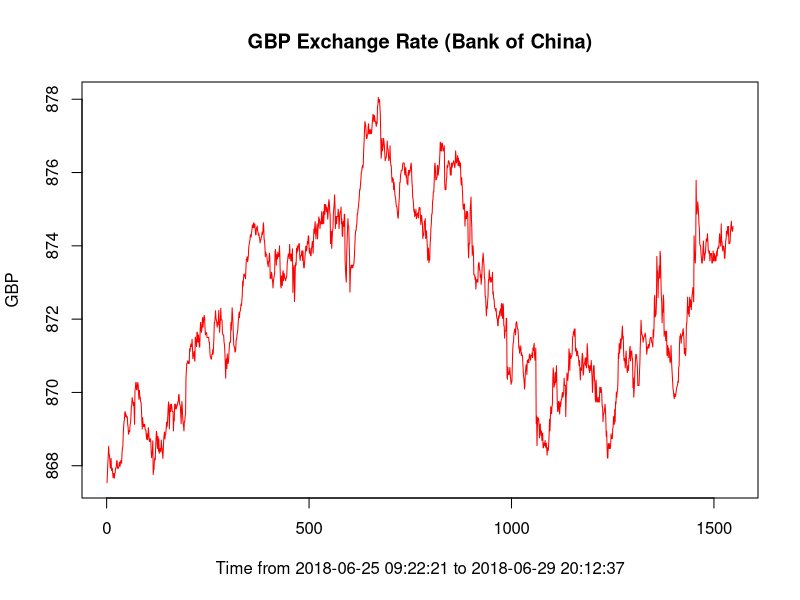
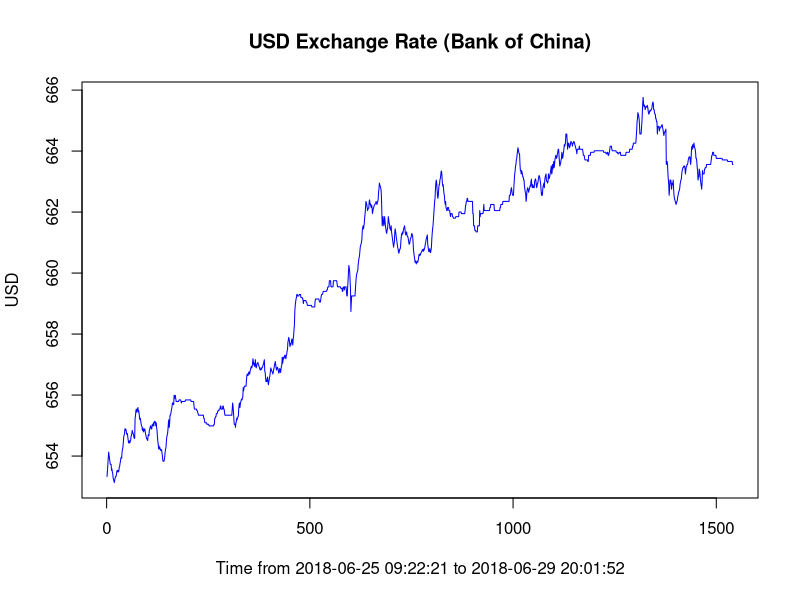

The R script that drew these images, in order: (Note: this script raises an error after producing the figures.)
# set working environment
setwd("~/Dropbox/Apps/BOC-Currency")

# read data from CSV files
gbp <- read.csv("GBP.csv", header = TRUE)
usd <- read.csv("USD.csv", header = TRUE)

# remove duplicated rows
gbp <- gbp[!duplicated(gbp), ]
usd <- usd[!duplicated(usd), ]
rownames(gbp) <- 1:nrow(gbp)
rownames(usd) <- 1:nrow(usd)

# sort the two dataframe by date and time in increasing order
isDate <- function(mydate, date.format = "%Y-%m-%d %H:%M:%S") {
  tryCatch(!is.na(as.Date(mydate, date.format)),  
           error = function(err) {FALSE})  
}
if (length(which(!isDate(gbp$发布时间))) != 0) {
  gbp$发布时间 <- as.POSIXct(gbp$发布时间[which(!isDate(gbp$发布时间))], format = "%Y.%m.%d %H:%M:%S", tz = "CST")
  usd$发布时间 <- as.POSIXct(usd$发布时间[which(!isDate(usd$发布时间))], format = "%Y.%m.%d %H:%M:%S", tz = "CST")
}
gbp <- gbp[order(gbp$发布时间, decreasing = FALSE), ]
usd <- usd[order(usd$发布时间, decreasing = FALSE), ]

# plot
png(filename = "GBP.png")
plot(gbp$现汇卖出价, type = "l", col = "red", xlab = paste("Time from", as.character(gbp$发布时间[1]), "to", as.character(gbp$发布时间[nrow(gbp)]), sep=" "), ylab = "GBP", main = "GBP Exchange Rate (Bank of China)")
dev.off()
png(filename = "USD.png")
plot(usd$现汇卖出价, type = "l", col = "blue", xlab = paste("Time from", as.character(usd$发布时间[1]), "to", as.character(usd$发布时间[nrow(usd)]), sep=" "), ylab = "USD", main = "USD Exchange Rate (Bank of China)")
dev.off()

# save processed data back into original files
write.csv(gbp, file = "GBP.csv", row.names = FALSE)
write.csv(usd, file = "USD.csv", row.names = FALSE)

